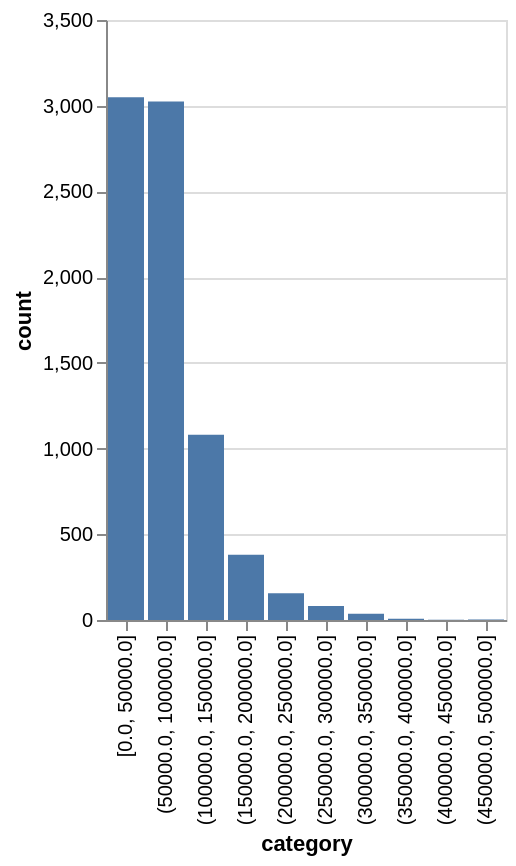

Notebook cell for this chart:
### Code cell
hist_values.plot.bar(y="count", x=alt.X("category", sort=None))

### Figure 1 — Vega specification as saved in the notebook (floating-point values rounded to 4 significant figures)
{"$schema": "https://vega.github.io/schema/vega/v5.json", "data": [{"name": "param_10_store"}, {"name": "source_0", "values": [{"category": "[0.0, 50000.0]", "count": 3050, "count_end": 3050.0, "count_start": 0.0}, {"category": "(50000.0, 100000.0]", "count": 3024, "count_end": 3024.0, "count_start": 0.0}, {"category": "(100000.0, 150000.0]", "count": 1081, "count_end": 1081.0, "count_start": 0.0}, {"category": "(150000.0, 200000.0]", "count": 381, "count_end": 381.0, "count_start": 0.0}, {"category": "(200000.0, 250000.0]", "count": 156, "count_end": 156.0, "count_start": 0.0}, {"category": "(250000.0, 300000.0]", "count": 81, "count_end": 81.0, "count_start": 0.0}, {"category": "(300000.0, 350000.0]", "count": 37, "count_end": 37.0, "count_start": 0.0}, {"category": "(350000.0, 400000.0]", "count": 7, "count_end": 7.0, "count_start": 0.0}, {"category": "(400000.0, 450000.0]", "count": 1, "count_end": 1.0, "count_start": 0.0}, {"category": "(450000.0, 500000.0]", "count": 3, "count_end": 3.0, "count_start": 0.0}]}, {"name": "source_0_x_domain_category", "values": [{"category": "[0.0, 50000.0]"}, {"category": "(50000.0, 100000.0]"}, {"category": "(100000.0, 150000.0]"}, {"category": "(150000.0, 200000.0]"}, {"category": "(200000.0, 250000.0]"}, {"category": "(250000.0, 300000.0]"}, {"category": "(300000.0, 350000.0]"}, {"category": "(350000.0, 400000.0]"}, {"category": "(400000.0, 450000.0]"}, {"category": "(450000.0, 500000.0]"}]}], "signals": [{"name": "x_step", "value": 20}, {"name": "width", "update": "bandspace(domain('x').length, 0.1, 0.05) * x_step"}, {"name": "unit", "value": {}, "on": [{"events": "pointermove", "update": "isTuple(group()) ? group() : unit"}]}, {"name": "param_10", "update": "vlSelectionResolve(\"param_10_store\", \"union\")"}, {"name": "param_10_category", "on": [{"events": [{"source": "view", "type": "dblclick"}], "update": "null"}, {"events": {"signal": "param_10_translate_delta"}, "update": "panLinear(param_10_translate_anchor.extent_x, -param_10_translate_delta.x / width)"}, {"events": {"signal": "param_10_zoom_delta"}, "update": "zoomLinear(domain(\"x\"), param_10_zoom_anchor.x, param_10_zoom_delta)"}]}, {"name": "param_10_count", "on": [{"events": [{"source": "view", "type": "dblclick"}], "update": "null"}, {"events": {"signal": "param_10_translate_delta"}, "update": "panLinear(param_10_translate_anchor.extent_y, param_10_translate_delta.y / height)"}, {"events": {"signal": "param_10_zoom_delta"}, "update": "zoomLinear(domain(\"y\"), param_10_zoom_anchor.y, param_10_zoom_delta)"}]}, {"name": "param_10_tuple", "on": [{"events": [{"signal": "param_10_category || param_10_count"}], "update": "param_10_category && param_10_count ? {unit: \"\", fields: param_10_tuple_fields, values: [param_10_category,param_10_count]} : null"}]}, {"name": "param_10_tuple_fields", "value": [{"field": "category", "channel": "x", "type": "E"}, {"field": "count", "channel": "y", "type": "R"}]}, {"name": "param_10_translate_anchor", "value": {}, "on": [{"events": [{"source": "scope", "type": "pointerdown"}], "update": "{x: x(unit), y: y(unit), extent_x: domain(\"x\"), extent_y: domain(\"y\")}"}]}, {"name": "param_10_translate_delta", "value": {}, "on": [{"events": [{"source": "window", "between": [{"source": "scope", "type": "pointerdown"}, {"source": "window", "type": "pointerup"}], "consume": true, "type": "pointermove"}], "update": "{x: param_10_translate_anchor.x - x(unit), y: param_10_translate_anchor.y - y(unit)}"}]}, {"name": "param_10_zoom_anchor", "on": [{"events": [{"source": "scope", "consume": true, "type": "wheel"}], "update": "{x: invert(\"x\", x(unit)), y: invert(\"y\", y(unit))}"}]}, {"name": "param_10_zoom_delta", "on": [{"events": [{"source": "scope", "consume": true, "type": "wheel"}], "update": "pow(1.001, event.deltaY * pow(16, event.deltaMode))", "force": true}]}, {"name": "param_10_modify", "on": [{"events": {"signal": "param_10_tuple"}, "update": "modify(\"param_10_store\", param_10_tuple, true)"}]}], "marks": [{"type": "rect", "name": "marks", "from": {"data": "source_0"}, "encode": {"update": {"y2": {"field": "count_start", "scale": "y"}, "tooltip": {"signal": "{\"category\": isValid(datum[\"category\"]) ? datum[\"category\"] : \"\"+datum[\"category\"], \"count\": format(datum[\"count\"], \"\")}"}, "x": {"field": "category", "scale": "x"}, "fill": {"value": "#4c78a8"}, "width": {"signal": "max(0.25, bandwidth('x'))"}, "y": {"field": "count_end", "scale": "y"}}}, "style": ["bar"], "clip": true, "interactive": true}], "scales": [{"name": "x", "type": "band", "domain": {"data": "source_0_x_domain_category", "field": "category"}, "range": {"step": {"signal": "x_step"}}, "paddingInner": 0.1, "paddingOuter": 0.05}, {"name": "y", "type": "linear", "domain": {"data": "source_0", "fields": ["count_start", "count_end"]}, "range": [{"signal": "height"}, 0], "domainRaw": {"signal": "param_10[\"count\"]"}, "nice": true, "zero": true}], "axes": [{"scale": "y", "gridScale": "x", "grid": true, "ticks": false, "tickCount": {"signal": "ceil(height/40)"}, "maxExtent": 0, "minExtent": 0, "labels": false, "aria": false, "zindex": 0, "domain": false, "orient": "left"}, {"scale": "x", "zindex": 0, "labelAngle": 270, "title": "category", "orient": "bottom", "labelAlign": "right", "labelBaseline": "middle", "grid": false}, {"scale": "y", "title": "count", "tickCount": {"signal": "ceil(height/40)"}, "grid": false, "labelOverlap": true, "zindex": 0, "orient": "left"}], "background": "white", "style": "cell", "padding": 5, "height": 300}
